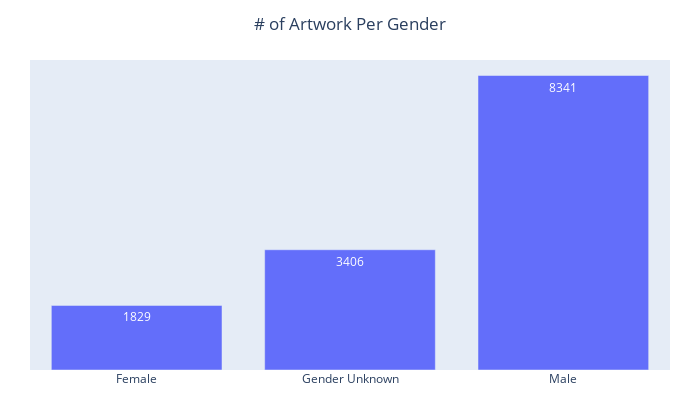

The cell this chart's notebook holds for it:
### Code cell
# num of artists by gender
gender = pd.pivot_table(moma, index=['gender'], values=['artist_id'], aggfunc=pd.Series.nunique)
gender = gender.reset_index(drop=False)
gender
prettifybar(gender, 'gender', 'artist_id', '# of Artwork Per Gender')

### Figure 1 — Plotly figure (JSON) as saved in the notebook; plotly's stock layout.template omitted (floating-point values rounded to 4 significant figures)
{"data": [{"alignmentgroup": "True", "hovertemplate": "gender=%{x}<br>artist_id=%{text}<extra></extra>", "legendgroup": "", "marker": {"color": "#636efa", "pattern": {"shape": ""}}, "name": "", "offsetgroup": "", "orientation": "v", "showlegend": false, "text": [1829.0, 3406.0, 8341.0], "textposition": "auto", "type": "bar", "x": ["Female", "Gender Unknown", "Male"], "xaxis": "x", "y": [1829, 3406, 8341], "yaxis": "y"}], "layout": {"barmode": "relative", "height": 400, "legend": {"tracegroupgap": 0}, "margin": {"b": 30, "l": 30, "r": 30, "t": 60}, "title": {"text": "# of Artwork Per Gender", "x": 0.5}, "uniformtext": {"minsize": 8, "mode": "hide"}, "width": 700, "xaxis": {"anchor": "y", "domain": [0.0, 1.0], "title": {}}, "yaxis": {"anchor": "x", "domain": [0.0, 1.0], "showticklabels": false, "title": {}, "visible": false}}}
